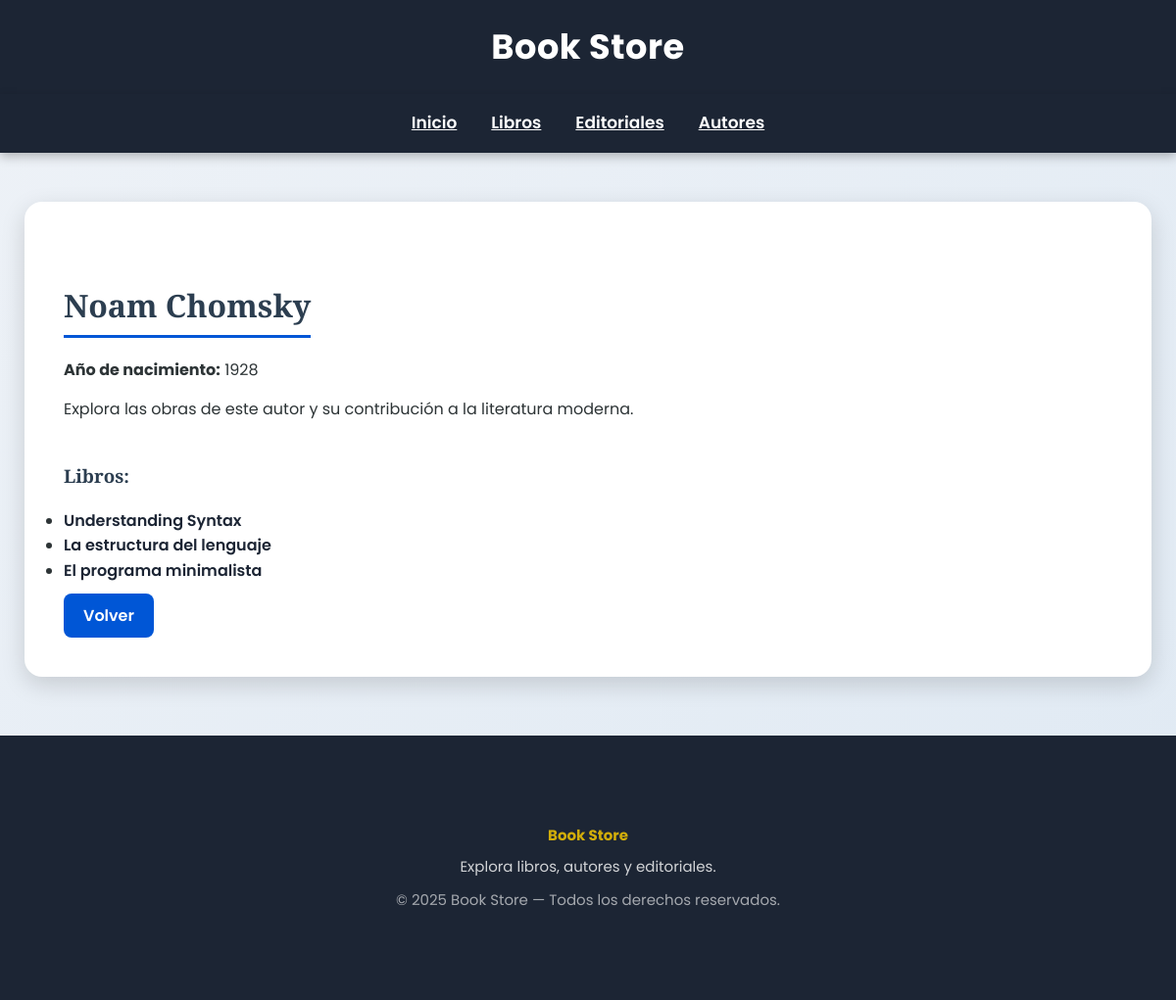
The app's page /es/authors/2/ with its own data.
### app/models.py (models this page shows, shortened)
class Author(models.Model):
    first_name = models.CharField(max_length=100)
    last_name = models.CharField(max_length=100)
    birth_year = models.IntegerField(null=True, blank=True)
    @property
    def name(self):
        return f"{self.first_name} {self.last_name}"

class Book(models.Model):
    title = models.CharField(max_length=200)
    publication_year = models.IntegerField(null=True, blank=True)
    editorial = models.ForeignKey(Editorial, on_delete=models.CASCADE, related_name='books')
    authors = models.ManyToManyField(Author)

### app/views.py (the view)
# urls.py: path('authors/<int:pk>/', views.AuthorDetailView.as_view(), name='author_detail'),
class AuthorDetailView(DetailView):
    model = Author
    template_name = "bookstore/author_detail.html"
    context_object_name = "author"

### app/templates/bookstore/author_detail.html (shortened to what this page needs)
{% extends 'bookstore/base.html' %}
{% load static %}
{% load i18n %}
{% block content %}
<div class="detail-box">
    <h2>{{ author.name }}</h2>
    <p><strong>{% trans "Año de nacimiento:" %}</strong> {{ author.birth_year }}</p>
    <p>{% trans "Explora las obras de este autor y su contribución a la literatura moderna." %}</p>
    <h3>{% trans "Libros:" %}</h3>
    <ul>
    {% for book in author.book_set.all %}
        <li><a href="{% url 'book_detail' book.pk %}">{{ book.title }}</a></li>
    {% empty %}
        <li>{% trans "No hay libros registrados." %}</li>
    {% endfor %}
    </ul>
    <a href="{% url 'author_list' %}" class="link-btn">
        {% trans "Volver" %}
    </a>
</div>
{% endblock %}

### app/static/bookstore/styles.css (style rules this page uses)
* { margin: 0; padding: 0; box-sizing: border-box; }
html { scroll-behavior: smooth; }
body { font-family: "Poppins", sans-serif; background: linear-gradient(to bottom right, #eef2f7, #dfe9f3); color: #2d3436; line-height: 1.6; }
h1, h2, h3, h4 { font-family: "Playfair Display", serif; color: #2c3e50; margin-bottom: 18px; margin-top: 40px; }
h2 { font-size: 32px; }
p { margin-bottom: 15px; font-size: 16px; }
.btn, .link-btn { display: inline-block; padding: 10px 20px; background: #0056d6; color: white; border-radius: 8px; font-weight: 600; margin-top: 10px; transition: 0.3s; text-decoration: none; }
.detail-box { background: white; padding: 40px; border-radius: 18px; box-shadow: 0 8px 25px rgba(0,0,0,0.15); animation: fadeIn 1s ease; margin-top: 25px }
.detail-box h2 { margin-bottom: 20px; border-bottom: 3px solid #0056d6; display: inline-block; padding-bottom: 5px; }
.detail-box a:not(.link-btn) { color: #1c2534; text-decoration: none; font-weight: 600; }
.detail-box .link-btn { background: #0056d6; color: white; display: inline-block; padding: 10px 20px; border-radius: 8px; font-weight: 600; margin-top: 10px; text-decoration: none; transition: 0.3s; }

### records on screen
Author: name "Noam Chomsky", birth_year "1928"
Book: title "Understanding Syntax"
Book: title "La estructura del lenguaje"
Book: title "El programa minimalista"
